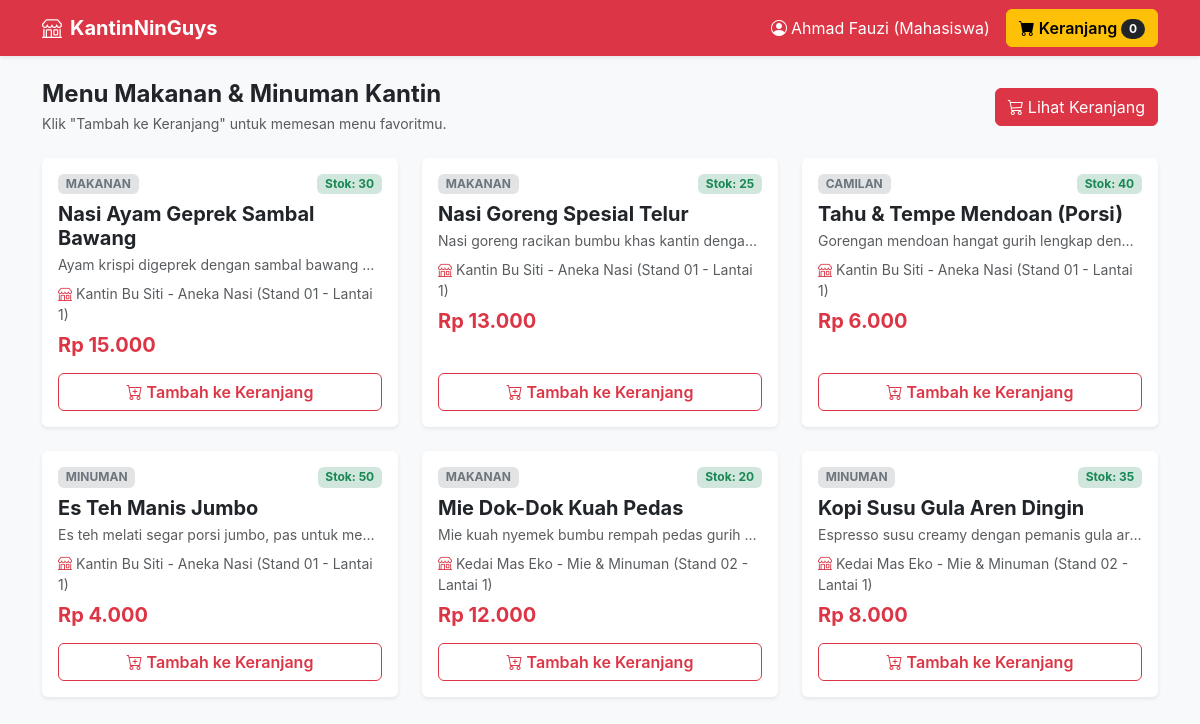
Page /menu.php on the committed database.
### tables this page shows
CREATE TABLE IF NOT EXISTS `menus` (
  `id` INT AUTO_INCREMENT PRIMARY KEY,
  `merchant_id` INT NOT NULL,
  `category_id` INT NOT NULL,
  `name` VARCHAR(100) NOT NULL,
  `description` TEXT NULL,
  `price` DECIMAL(10, 2) NOT NULL,
  `photo_url` VARCHAR(255) NULL,
  `stock` INT NOT NULL DEFAULT 50,
  `created_at` TIMESTAMP DEFAULT CURRENT_TIMESTAMP,
  FOREIGN KEY (`merchant_id`) REFERENCES `merchants`(`id`) ON DELETE CASCADE,
  FOREIGN KEY (`category_id`) REFERENCES `categories`(`id`) ON DELETE RESTRICT
);

CREATE TABLE IF NOT EXISTS `categories` (
  `id` INT AUTO_INCREMENT PRIMARY KEY,
  `name` VARCHAR(100) NOT NULL,
  `description` TEXT NULL,
  `created_at` TIMESTAMP DEFAULT CURRENT_TIMESTAMP
);

CREATE TABLE IF NOT EXISTS `merchants` (
  `id` INT AUTO_INCREMENT PRIMARY KEY,
  `user_id` INT NULL,
  `name` VARCHAR(100) NOT NULL,
  `description` TEXT NULL,
  `location` VARCHAR(150) NOT NULL,
  `created_at` TIMESTAMP DEFAULT CURRENT_TIMESTAMP,
  FOREIGN KEY (`user_id`) REFERENCES `users`(`id`) ON DELETE SET NULL
);

### menu.php (the view, shortened to what this page needs)
<?php
require_once __DIR__ . '/config/database.php';
$stmt = $pdo->query("
    SELECT m.id, m.name, m.description, m.price, m.stock, m.photo_url,
           c.name AS category_name,
           mc.name AS merchant_name, mc.location
    FROM menus m
    JOIN merchants mc ON m.merchant_id = mc.id
    JOIN categories c ON m.category_id = c.id
    WHERE m.stock > 0
    ORDER BY mc.id, m.id
");
$menus = $stmt->fetchAll();
?>
<!DOCTYPE html>
<html lang="id">
<head>
    <link href="https://cdn.jsdelivr.net/npm/bootstrap@5.3.2/dist/css/bootstrap.min.css" rel="stylesheet">
    <link href="https://cdn.jsdelivr.net/npm/bootstrap-icons@1.11.3/font/bootstrap-icons.min.css" rel="stylesheet">
    <link rel="stylesheet" href="assets/css/style.css">
</head>
<body class="bg-light">
    <nav class="navbar navbar-expand-lg navbar-dark bg-danger sticky-top shadow-sm">
        <div class="container">
            <a class="navbar-brand fw-bold" href="menu.php">
                <i class="bi bi-shop me-2"></i>KantinNinGuys
            </a>
            <div class="navbar-nav ms-auto align-items-center">
                <span class="nav-item text-white me-3 d-none d-md-inline">
                    <i class="bi bi-person-circle me-1"></i><?= htmlspecialchars($_SESSION['user_nama'] ?? 'Mahasiswa') ?>
                </span>
                <a href="cart.php" class="btn btn-warning position-relative fw-semibold">
                    <i class="bi bi-cart-fill me-1"></i>Keranjang
                    <span class="badge bg-dark rounded-pill" id="cart-badge-count"><?= array_sum($_SESSION['cart']) ?></span>
                </a>
            </div>
        </div>
    </nav>
    <div class="container py-4">
        <div class="d-flex justify-content-between align-items-center mb-4">
            <div>
                <h2 class="h4 mb-1 fw-bold text-dark">Menu Makanan & Minuman Kantin</h2>
                <p class="text-muted small mb-0">Klik "Tambah ke Keranjang" untuk memesan menu favoritmu.</p>
            </div>
            <a href="cart.php" class="btn btn-danger">
                <i class="bi bi-cart3 me-1"></i>Lihat Keranjang
            </a>
        </div>
        <div class="row g-4">
            <?php foreach ($menus as $m): ?>
            <div class="col-md-6 col-lg-4">
                <div class="card h-100 border-0 shadow-sm">
                    <div class="card-body d-flex flex-column justify-content-between">
                        <div>
                            <div class="d-flex justify-content-between align-items-start mb-2">
                                <span class="badge bg-secondary-subtle text-secondary text-uppercase"><?= htmlspecialchars($m['category_name']) ?></span>
                                <span class="badge <?= $m['stock'] <= 5 ? 'bg-danger-subtle text-danger' : 'bg-success-subtle text-success' ?>">
                                    Stok: <?= (int)$m['stock'] ?>
                                </span>
                            </div>
                            <h5 class="card-title fw-bold text-dark mb-1"><?= htmlspecialchars($m['name']) ?></h5>
                            <?php if (!empty($m['description'])): ?>
                                <p class="text-muted small mb-2 text-truncate" title="<?= htmlspecialchars($m['description']) ?>">
                                    <?= htmlspecialchars($m['description']) ?>
                                </p>
                            <?php endif; ?>
                            <p class="text-muted small mb-2">
                                <i class="bi bi-shop text-danger me-1"></i><?= htmlspecialchars($m['merchant_name']) ?> (<?= htmlspecialchars($m['location']) ?>)
                            </p>
                            <h6 class="text-danger fw-bold fs-5 mb-3">
                                Rp <?= number_format($m['price'], 0, ',', '.') ?>
                            </h6>
                        </div>
                        <button class="btn btn-outline-danger w-100 fw-semibold" onclick="addToCartFromCatalog(<?= (int)$m['id'] ?>)">
                            <i class="bi bi-cart-plus me-1"></i>Tambah ke Keranjang
                        </button>
                    </div>
                </div>
            </div>
            <?php endforeach; ?>
        </div>
    </div>
</body>
</html>

### assets/css/style.css (style rules this page uses)
body { font-family: -apple-system, BlinkMacSystemFont, "Segoe UI", Roboto, "Helvetica Neue", Arial, sans-serif; color: #333333; }

### rows in the picture
menus: category.name "MAKANAN", stock "30", name "Nasi Ayam Geprek Sambal Bawang", description "Ayam krispi digeprek dengan sambal bawang…", merchant.name "Kantin Bu Siti - Aneka Nasi", merchant.location "Stand 01 - Lantai 1", price "15.000"
menus: category.name "MAKANAN", stock "25", name "Nasi Goreng Spesial Telur", description "Nasi goreng racikan bumbu khas kantin denga…", merchant.name "Kantin Bu Siti - Aneka Nasi", merchant.location "Stand 01 - Lantai 1", price "13.000"
menus: category.name "CAMILAN", stock "40", name "Tahu & Tempe Mendoan (Porsi)", description "Gorengan mendoan hangat gurih lengkap den…", merchant.name "Kantin Bu Siti - Aneka Nasi", merchant.location "Stand 01 - Lantai 1", price "6.000"
menus: category.name "MINUMAN", stock "50", name "Es Teh Manis Jumbo", description "Es teh melati segar porsi jumbo, pas untuk me…", merchant.name "Kantin Bu Siti - Aneka Nasi", merchant.location "Stand 01 - Lantai 1", price "4.000"
menus: category.name "MAKANAN", stock "20", name "Mie Dok-Dok Kuah Pedas", description "Mie kuah nyemek bumbu rempah pedas gurih…", merchant.name "Kedai Mas Eko - Mie & Minuman", merchant.location "Stand 02 - Lantai 1", price "12.000"
menus: category.name "MINUMAN", stock "35", name "Kopi Susu Gula Aren Dingin", description "Espresso susu creamy dengan pemanis gula ar…", merchant.name "Kedai Mas Eko - Mie & Minuman", merchant.location "Stand 02 - Lantai 1", price "8.000"

### other values in the picture
$_SESSION['user_nama'] "Ahmad Fauzi (Mahasiswa)"
array_sum($_SESSION['cart']) "0"
